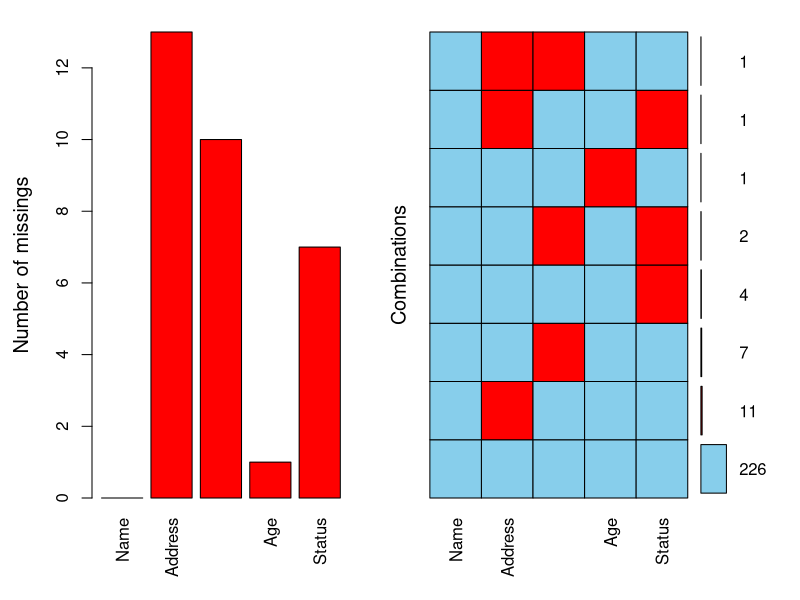
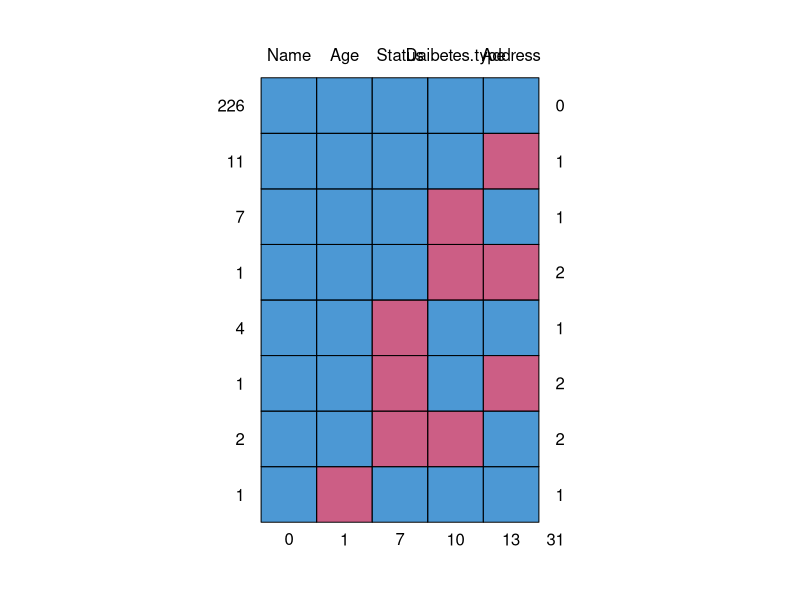
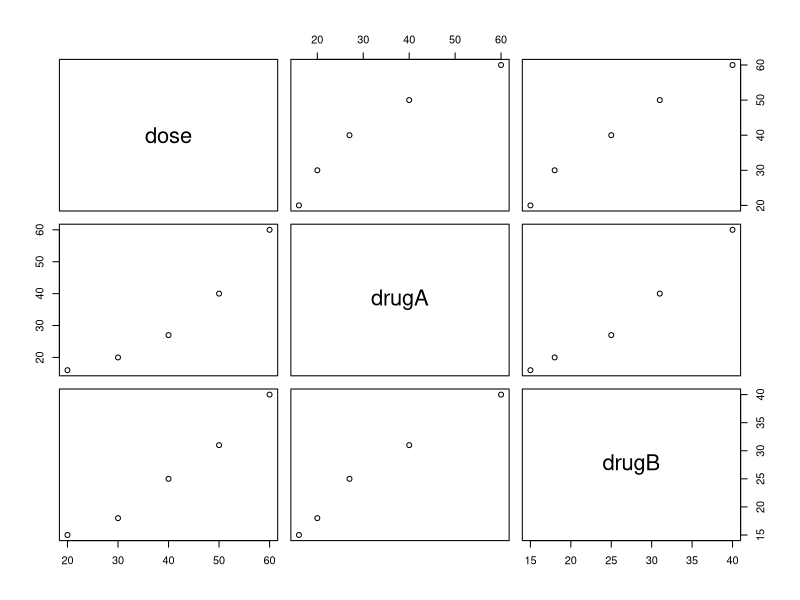
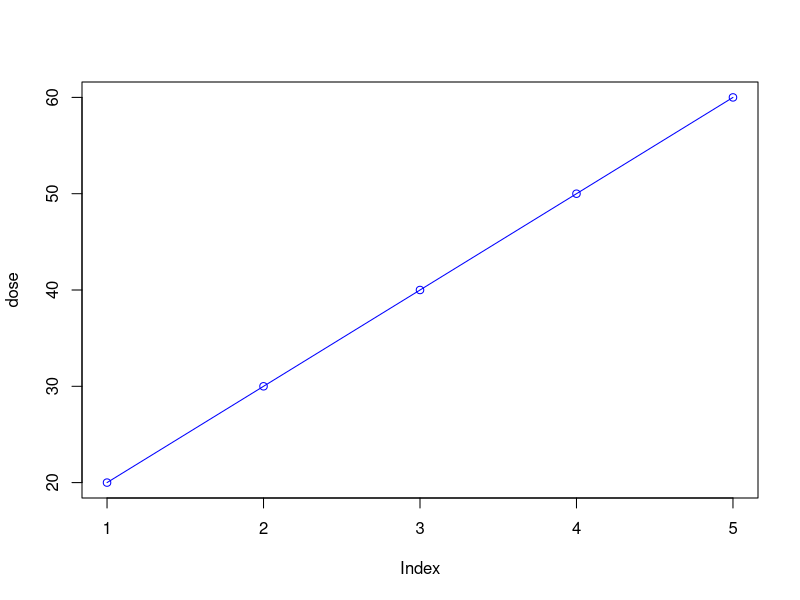
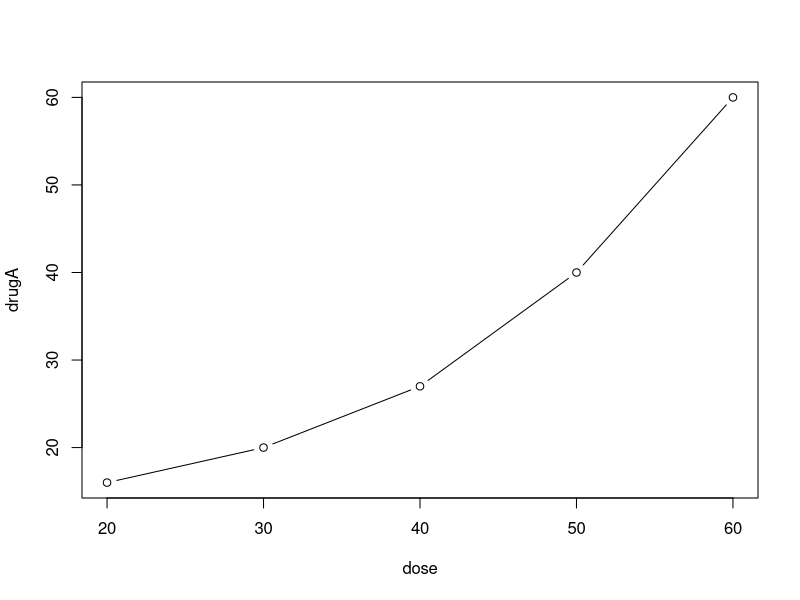
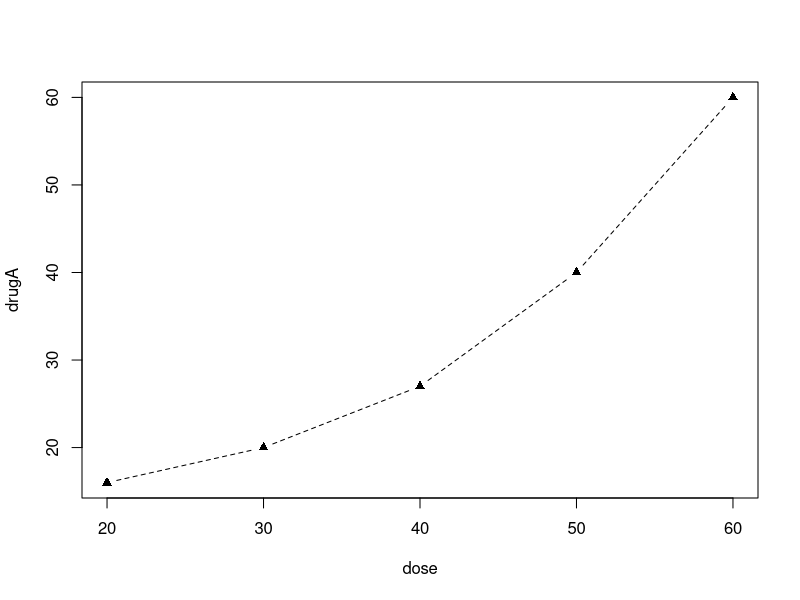
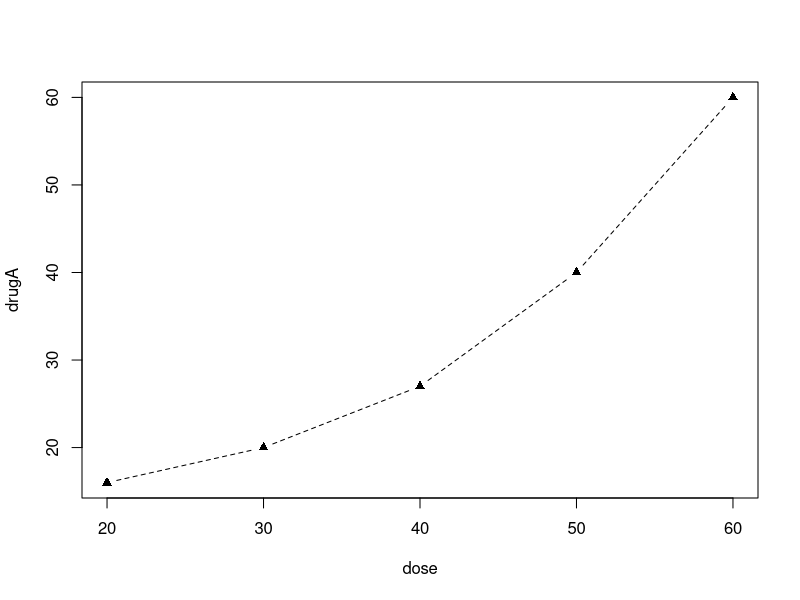
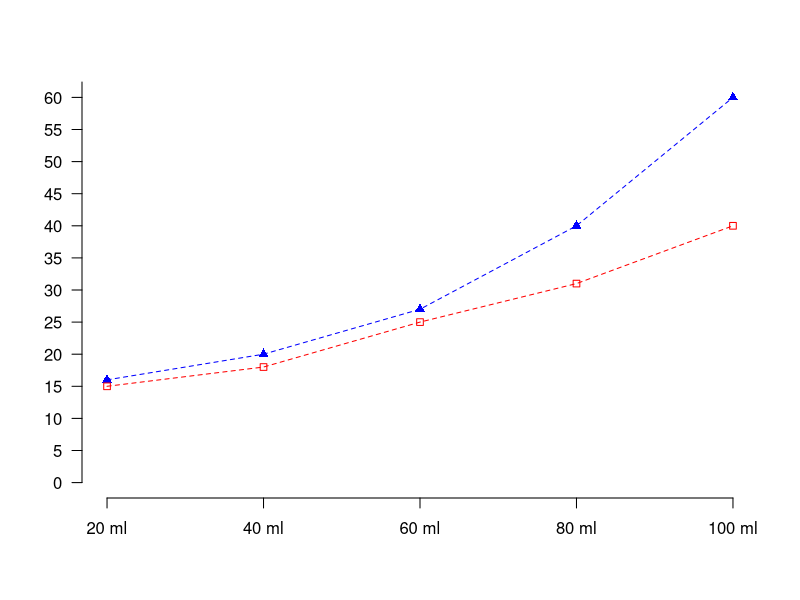

Here is the R script that generated these plots, in order:
# this is a test
diabetes_data <- read.csv("Diabetes-md.csv", 
                          na = "", stringsAsFactors=FALSE)
# what's the data type
class(diabetes_data)
class(diabetes_data$Age)
# what's the structure
str(diabetes_data)
# what's the dimension
dim(diabetes_data)
#row(diabetes_data)

#install.packages("VIM")
library(VIM)
missing_values <- aggr(diabetes_data, prop = FALSE, numbers = TRUE)
# Show summary of the contents of missing_values
summary(missing_values)


# -------------------------------------------------------------------------------
# Dealing with missing data 
# -------------------------------------------------------------------------------

# There are several methods we can use to extract out 
# missing data before we decide whether to delete it

# We can use complete.cases to show rows where data is available
# Here's an example of how to do this
complete_diabetes_data <- complete.cases(diabetes_data)
complete_diabetes_data
# Show sum of missing rows
sum(complete_diabetes_data)
# missing details
diabetes_data[!complete.cases(diabetes_data), ]

# install mice
# install.packages("mice)
library("mice")
md.pattern(diabetes_data )

# We can remove all missing data with this code.
# Removes any rows that contains NA - listwise deletion
new_diabetes_data <- na.omit(diabetes_data)
new_diabetes_data
# keep only data with missing type and status
keep_this_data <- diabetes_data[!complete.cases(diabetes_data$Daibetes.type, 
                                          diabetes_data$status), ]

keep_this_data
dim(keep_this_data)
diabetes_data <- keep_this_data
head(diabetes_data, 3)
# column names
column_names <- c("Patient Name","NI Address","Type","Age",
                  "Health Status")
colnames(diabetes_data) <- column_names
# 
diabetes_data$Type <- factor(diabetes_data$Type, order = FALSE, levels = c("Type 1","Type2"))
diabetes_data$`Health Status` <- factor(diabetes_data$`Health Status`, 
                                        order = FALSE, levels = c("Poor","Improved", "Excellent"))

# class list
class_list <- lapply(diabetes_data, class)
length(class_list)
class_list <- sapply(diabetes_data, class)
class(class_list)
length(class_list)
#####################chart#######################
dose <- c(20, 30, 40, 50, 60)
drugA <- c(16, 20, 27, 40, 60)
drugB <- c(15, 18, 25, 31, 40)
drugs <- data.frame(dose, drugA, drugB)
str(drugs)
class(drugs)
sapply(drugs, class)
# plot
# correlation
plot(drugs)
attach(drugs)
plot(dose, type = "o", col = "blue")
plot(dose, drugA, type = "b")
detach(drugs)

# par - chart settings
# par means parameters
# store default par before changing them
old_par <- par(no.readonly = TRUE)
# lty - line type 
# lwd - line width
# lty - 2 dash line
# pch - 17 solid triangle
par(lty = 2, pch = 17)
plot(dose, drugA, type = "b")
par = old_par
plot(dose, drugA, type = "b", lty = 2, pch = 17)
graph_range <- range(0, drugA, drugB)
graph_range
plot(drugA, type = "o", col = "blue", 
     ylim = graph_range, axes = FALSE,
     ann = FALSE)
lines(drugB, type = "o", pch = 22, lty = 2, col = "red")

# make the axis labels
axis(1, at = 1:5, 
     label = c("20 ml","40 ml","60 ml","80 ml","100 ml"))
# make the y axis that displays ticks 
axis(2, las = 1, at = 5 * 0:graph_range[2])
